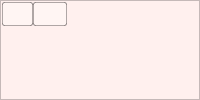
               <widget class="QFrame" name="GraphWorkFrame">
                <property name="styleSheet">
                 <string notr="true">background-color: rgb(255, 240, 238)
/*#FFE4E1*/
</string>
                </property>
                <property name="frameShape">
                 <enum>QFrame::StyledPanel</enum>
                </property>
                <property name="frameShadow">
                 <enum>QFrame::Raised</enum>
                </property>
                <layout class="QGridLayout" name="gridLayout_8">
                 <property name="leftMargin">
                  <number>1</number>
                 </property>
                 <property name="topMargin">
                  <number>1</number>
                 </property>
                 <property name="rightMargin">
                  <number>1</number>
                 </property>
                 <property name="bottomMargin">
                  <number>1</number>
                 </property>
                 <property name="spacing">
                  <number>1</number>
                 </property>
                 <item row="0" column="0">
                  <widget class="QWidget" name="GraphWidget" native="true">
                   <property name="styleSheet">
                    <string notr="true"/>
                   </property>
                   <layout class="QGridLayout" name="gridLayout_10">
                    <property name="leftMargin">
                     <number>0</number>
                    </property>
                    <property name="topMargin">
                     <number>0</number>
                    </property>
                    <property name="rightMargin">
                     <number>0</number>
                    </property>
                    <property name="bottomMargin">
                     <number>0</number>
                    </property>
                    <property name="spacing">
                     <number>0</number>
                    </property>
                    <item row="0" column="0">
                     <layout class="QVBoxLayout" name="verticalLayout">
                      <item>
                       <layout class="QHBoxLayout" name="horizontalLayout_2">
                        <item>
                         <layout class="QHBoxLayout" name="horizontalLayout">
                          <item>
                           <widget class="QPushButton" name="BtnVisibleLabels">
                            <property name="minimumSize">
                             <size>
                              <width>24</width>
                              <height>24</height>
                             </size>
                            </property>
                            <property name="font">
                             <font>
                              <family>Montserrat</family>
                             </font>
                            </property>
                            <property name="statusTip">
                             <string>Отобразить подписи на рисунке</string>
                            </property>
                            <property name="styleSheet">
                             <string notr="true">.QPushButton {
background-color: rgba(255, 255, 255, 80);
image: None;
border: 1px solid rgba(0, 0, 0, 80);
border-radius: 2px;
}

.QPushButton:hover {
background-color: rgba(245, 245, 245, 180);
}

QPushButton:pressed {
background-color: rgba(255, 255, 255, 245);
}
</string>
                            </property>
                            <property name="text">
                             <string/>
                            </property>
                            <property name="icon">
                             <iconset resource="res-rc.qrc">
                              <normaloff>:/icon/icons/visibility_off.svg</normaloff>:/icon/icons/visibility_off.svg</iconset>
                            </property>
                           </widget>
                          </item>
                          <item>
                           <widget class="QPushButton" name="BtnFullscreenImage">
                            <property name="minimumSize">
                             <size>
                              <width>24</width>
                              <height>24</height>
                             </size>
                            </property>
                            <property name="statusTip">
                             <string>Открыть рисунок на полный экран</string>
                            </property>
                            <property name="styleSheet">
                             <string notr="true">QPushButton {
background-color: rgba(255, 255, 255, 80);
image: None;
border: 1px solid rgba(0, 0, 0, 80);
border-radius: 2px;
}

QPushButton:hover {
background-color: rgba(245, 245, 245, 180);
}

QPushButton:pressed {
background-color: rgba(255, 255, 255, 245);
}
</string>
                            </property>
                            <property name="text">
                             <string/>
                            </property>
                            <property name="icon">
                             <iconset resource="res-rc.qrc">
                              <normaloff>:/icon/icons/fullscreen.svg</normaloff>:/icon/icons/fullscreen.svg</iconset>
                            </property>
                           </widget>
                          </item>
                         </layout>
                        </item>
                        <item>
                         <spacer name="horizontalSpacer">
                          <property name="orientation">
                           <enum>Qt::Horizontal</enum>
                          </property>
                          <property name="sizeHint" stdset="0">
                           <size>
                            <width>40</width>
                            <height>20</height>
                           </size>
                          </property>
                         </spacer>
                        </item>
                       </layout>
                      </item>
                      <item>
                       <spacer name="verticalSpacer">
                        <property name="orientation">
                         <enum>Qt::Vertical</enum>
                        </property>
                        <property name="sizeHint" stdset="0">
                         <size>
                          <width>20</width>
                          <height>40</height>
                         </size>
                        </property>
                       </spacer>
                      </item>
                     </layout>
                    </item>
                   </layout>
                  </widget>
                 </item>
                </layout>
               </widget>
